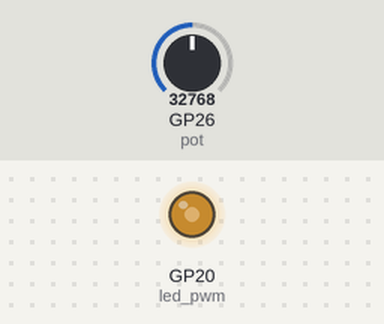
Bench run of a program on a simulated Raspberry Pi Pico running MicroPython. Parts: output pins drawn as LEDs (lit = HIGH). The test bench sets the inputs (shaded band); at power-on: GP26 (pot) = 32768 (analog values on the 0–65535 scale).

Above: at 1.2 s.
1.3 s: GP26 (pot) set to 45874
At 2.1 s:
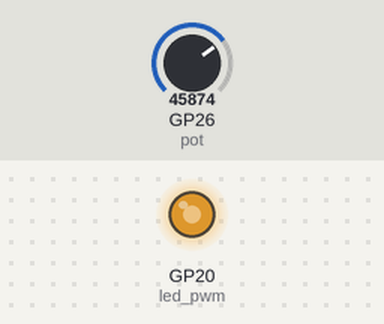
2.8 s: GP26 (pot) set to 57670
At 3.3 s:
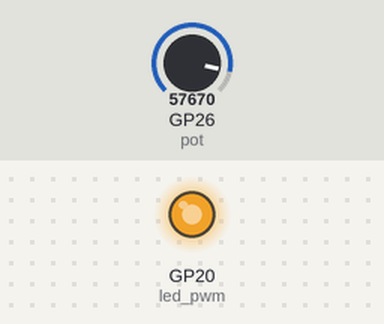
4.3 s: GP26 (pot) set to 7864
At 5.5 s:
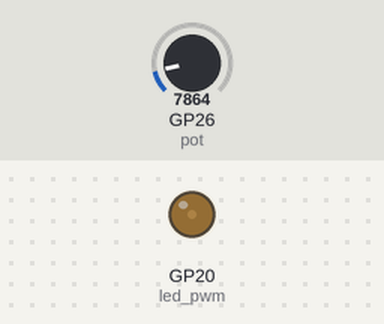
5.8 s: GP26 (pot) set to 0
At 6.9 s:
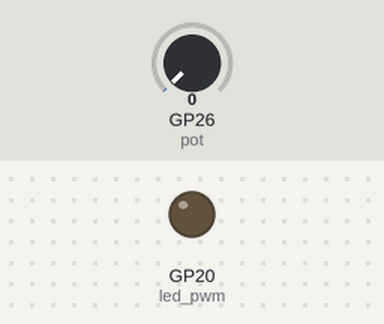
Timing chart, 0 to 8.3 s (numbered marks = the images above; inputs shaded):
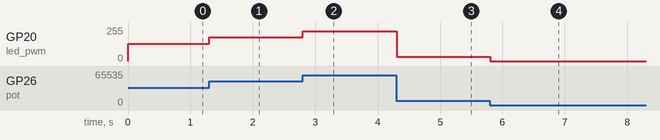

The program:

LED-Poti-dimm.py
```python
'''
LED-Poti-dimm.py

Poti GPIO26 dimmt LED GPIO 20 hell-dunkel

RLED=220Ω

'''

from machine import Pin, PWM, ADC
from time import sleep

# PWM-Pin einrichten
led_pwm = PWM(Pin(20))

# Potentiometer einrichten
pot = ADC(Pin(26))

#PWM-Frequenz einstellen
frequency = 5000
led_pwm.freq (frequency)

try:
    while True:
        # Potentiometerwert ablesen und dem PWM-Bereich zuordnen
        pot_value = pot.read_u16()

        # Schalte die LED bei kleinen Wert aus
        if pot_value <= 420:
            led_pwm.duty_u16(0)
        else:
            # Update der LED-Helligkeit
            led_pwm.duty_u16(pot_value)

        # Füge eine kleine Verzögerung hinzu, um schnelle Änderungen zu vermeiden
        sleep(0.1)

except KeyboardInterrupt:
    print("Keyboard interrupt")
    led_pwm.duty_u16(0)
    print(led_pwm)
    led_pwm.deinit()
```

Measured:
- after the input at 1.3 s, GP20 (led_pwm): 128/255 → 178/255 at once
- after the input at 2.8 s, GP20 (led_pwm): 178/255 → 224/255 at once
- after the input at 4.3 s, GP20 (led_pwm): 224/255 → 31/255 at once
- after the input at 5.8 s, GP20 (led_pwm): 31/255 → 0/255 at once
